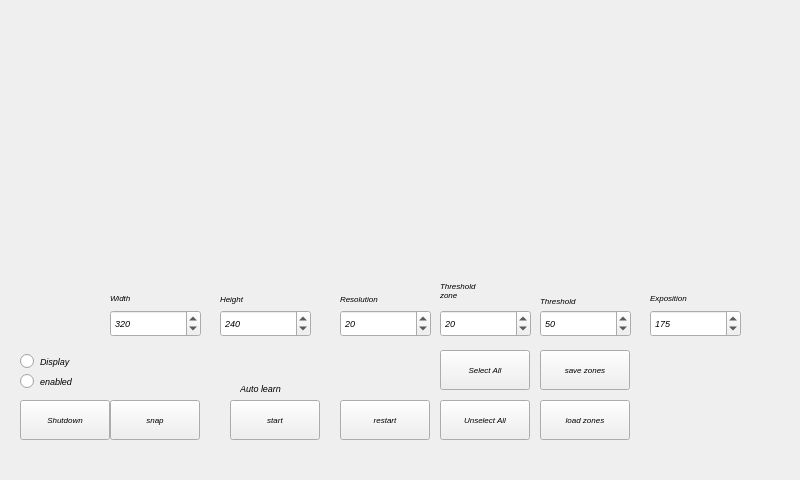
<?xml version="1.0" encoding="UTF-8"?>
<ui version="4.0">
 <class>MainWindow</class>
 <widget class="QMainWindow" name="MainWindow">
  <property name="geometry">
   <rect>
    <x>0</x>
    <y>0</y>
    <width>800</width>
    <height>480</height>
   </rect>
  </property>
  <property name="windowTitle">
   <string>MainWindow</string>
  </property>
  <widget class="QWidget" name="centralWidget">
   <widget class="QPushButton" name="bClearDetection">
    <property name="geometry">
     <rect>
      <x>1650</x>
      <y>530</y>
      <width>161</width>
      <height>41</height>
     </rect>
    </property>
    <property name="text">
     <string>Clear detection</string>
    </property>
    <property name="shortcut">
     <string/>
    </property>
   </widget>
   <widget class="QPushButton" name="bSelect">
    <property name="geometry">
     <rect>
      <x>440</x>
      <y>350</y>
      <width>90</width>
      <height>40</height>
     </rect>
    </property>
    <property name="font">
     <font>
      <pointsize>6</pointsize>
      <italic>true</italic>
     </font>
    </property>
    <property name="text">
     <string>Select All</string>
    </property>
    <property name="shortcut">
     <string/>
    </property>
   </widget>
   <widget class="QPushButton" name="bUnselect">
    <property name="geometry">
     <rect>
      <x>440</x>
      <y>400</y>
      <width>90</width>
      <height>40</height>
     </rect>
    </property>
    <property name="font">
     <font>
      <pointsize>6</pointsize>
      <italic>true</italic>
     </font>
    </property>
    <property name="text">
     <string>Unselect All</string>
    </property>
    <property name="shortcut">
     <string/>
    </property>
   </widget>
   <widget class="QPushButton" name="bRestart">
    <property name="geometry">
     <rect>
      <x>340</x>
      <y>400</y>
      <width>90</width>
      <height>40</height>
     </rect>
    </property>
    <property name="font">
     <font>
      <pointsize>6</pointsize>
      <italic>true</italic>
     </font>
    </property>
    <property name="text">
     <string>restart</string>
    </property>
    <property name="shortcut">
     <string/>
    </property>
   </widget>
   <widget class="QSpinBox" name="spinRes">
    <property name="geometry">
     <rect>
      <x>340</x>
      <y>310</y>
      <width>91</width>
      <height>27</height>
     </rect>
    </property>
    <property name="font">
     <font>
      <pointsize>7</pointsize>
      <italic>true</italic>
     </font>
    </property>
    <property name="minimum">
     <number>1</number>
    </property>
    <property name="maximum">
     <number>50</number>
    </property>
    <property name="value">
     <number>20</number>
    </property>
   </widget>
   <widget class="QSpinBox" name="spinThresholdZone">
    <property name="geometry">
     <rect>
      <x>440</x>
      <y>310</y>
      <width>91</width>
      <height>27</height>
     </rect>
    </property>
    <property name="font">
     <font>
      <pointsize>7</pointsize>
      <italic>true</italic>
     </font>
    </property>
    <property name="minimum">
     <number>1</number>
    </property>
    <property name="maximum">
     <number>254</number>
    </property>
    <property name="value">
     <number>20</number>
    </property>
   </widget>
   <widget class="QLabel" name="label">
    <property name="geometry">
     <rect>
      <x>340</x>
      <y>290</y>
      <width>101</width>
      <height>17</height>
     </rect>
    </property>
    <property name="font">
     <font>
      <pointsize>6</pointsize>
      <italic>true</italic>
     </font>
    </property>
    <property name="text">
     <string>Resolution</string>
    </property>
   </widget>
   <widget class="QLabel" name="label_2">
    <property name="geometry">
     <rect>
      <x>440</x>
      <y>275</y>
      <width>81</width>
      <height>31</height>
     </rect>
    </property>
    <property name="font">
     <font>
      <pointsize>6</pointsize>
      <italic>true</italic>
     </font>
    </property>
    <property name="text">
     <string>Threshold
zone</string>
    </property>
   </widget>
   <widget class="QPushButton" name="bShutdown">
    <property name="geometry">
     <rect>
      <x>20</x>
      <y>400</y>
      <width>90</width>
      <height>40</height>
     </rect>
    </property>
    <property name="font">
     <font>
      <pointsize>6</pointsize>
      <italic>true</italic>
     </font>
    </property>
    <property name="text">
     <string>Shutdown</string>
    </property>
    <property name="shortcut">
     <string/>
    </property>
   </widget>
   <widget class="QLabel" name="label_3">
    <property name="geometry">
     <rect>
      <x>540</x>
      <y>290</y>
      <width>91</width>
      <height>21</height>
     </rect>
    </property>
    <property name="font">
     <font>
      <pointsize>6</pointsize>
      <italic>true</italic>
     </font>
    </property>
    <property name="text">
     <string>Threshold</string>
    </property>
   </widget>
   <widget class="QSpinBox" name="spinThreshold">
    <property name="geometry">
     <rect>
      <x>540</x>
      <y>310</y>
      <width>91</width>
      <height>27</height>
     </rect>
    </property>
    <property name="font">
     <font>
      <pointsize>7</pointsize>
      <italic>true</italic>
     </font>
    </property>
    <property name="minimum">
     <number>1</number>
    </property>
    <property name="maximum">
     <number>254</number>
    </property>
    <property name="value">
     <number>50</number>
    </property>
   </widget>
   <widget class="QSpinBox" name="spinExposition">
    <property name="geometry">
     <rect>
      <x>650</x>
      <y>310</y>
      <width>91</width>
      <height>27</height>
     </rect>
    </property>
    <property name="font">
     <font>
      <pointsize>7</pointsize>
      <italic>true</italic>
     </font>
    </property>
    <property name="minimum">
     <number>1</number>
    </property>
    <property name="maximum">
     <number>254</number>
    </property>
    <property name="value">
     <number>175</number>
    </property>
   </widget>
   <widget class="QLabel" name="label_4">
    <property name="geometry">
     <rect>
      <x>650</x>
      <y>290</y>
      <width>91</width>
      <height>16</height>
     </rect>
    </property>
    <property name="font">
     <font>
      <pointsize>6</pointsize>
      <italic>true</italic>
     </font>
    </property>
    <property name="text">
     <string>Exposition</string>
    </property>
   </widget>
   <widget class="QPushButton" name="bSave">
    <property name="geometry">
     <rect>
      <x>540</x>
      <y>350</y>
      <width>90</width>
      <height>40</height>
     </rect>
    </property>
    <property name="font">
     <font>
      <pointsize>6</pointsize>
      <italic>true</italic>
     </font>
    </property>
    <property name="text">
     <string>save zones</string>
    </property>
    <property name="shortcut">
     <string/>
    </property>
   </widget>
   <widget class="QPushButton" name="bLoad">
    <property name="geometry">
     <rect>
      <x>540</x>
      <y>400</y>
      <width>90</width>
      <height>40</height>
     </rect>
    </property>
    <property name="font">
     <font>
      <pointsize>6</pointsize>
      <italic>true</italic>
     </font>
    </property>
    <property name="text">
     <string>load zones</string>
    </property>
    <property name="shortcut">
     <string/>
    </property>
   </widget>
   <widget class="QRadioButton" name="radioDisplay">
    <property name="geometry">
     <rect>
      <x>20</x>
      <y>350</y>
      <width>151</width>
      <height>22</height>
     </rect>
    </property>
    <property name="font">
     <font>
      <pointsize>7</pointsize>
      <italic>true</italic>
     </font>
    </property>
    <property name="text">
     <string>Display</string>
    </property>
    <property name="checked">
     <bool>false</bool>
    </property>
   </widget>
   <widget class="QLabel" name="label_5">
    <property name="geometry">
     <rect>
      <x>220</x>
      <y>290</y>
      <width>41</width>
      <height>17</height>
     </rect>
    </property>
    <property name="font">
     <font>
      <pointsize>6</pointsize>
      <italic>true</italic>
     </font>
    </property>
    <property name="text">
     <string>Height</string>
    </property>
   </widget>
   <widget class="QSpinBox" name="spinHeight">
    <property name="geometry">
     <rect>
      <x>220</x>
      <y>310</y>
      <width>91</width>
      <height>27</height>
     </rect>
    </property>
    <property name="font">
     <font>
      <pointsize>7</pointsize>
      <italic>true</italic>
     </font>
    </property>
    <property name="minimum">
     <number>1</number>
    </property>
    <property name="maximum">
     <number>2048</number>
    </property>
    <property name="singleStep">
     <number>10</number>
    </property>
    <property name="value">
     <number>240</number>
    </property>
   </widget>
   <widget class="QSpinBox" name="spinWidth">
    <property name="geometry">
     <rect>
      <x>110</x>
      <y>310</y>
      <width>91</width>
      <height>27</height>
     </rect>
    </property>
    <property name="font">
     <font>
      <pointsize>7</pointsize>
      <italic>true</italic>
     </font>
    </property>
    <property name="minimum">
     <number>1</number>
    </property>
    <property name="maximum">
     <number>2048</number>
    </property>
    <property name="singleStep">
     <number>10</number>
    </property>
    <property name="value">
     <number>320</number>
    </property>
   </widget>
   <widget class="QLabel" name="label_6">
    <property name="geometry">
     <rect>
      <x>110</x>
      <y>290</y>
      <width>51</width>
      <height>16</height>
     </rect>
    </property>
    <property name="font">
     <font>
      <pointsize>6</pointsize>
      <italic>true</italic>
     </font>
    </property>
    <property name="text">
     <string>Width</string>
    </property>
   </widget>
   <widget class="QPushButton" name="bSnap">
    <property name="geometry">
     <rect>
      <x>110</x>
      <y>400</y>
      <width>90</width>
      <height>40</height>
     </rect>
    </property>
    <property name="font">
     <font>
      <pointsize>6</pointsize>
      <italic>true</italic>
     </font>
    </property>
    <property name="text">
     <string>snap</string>
    </property>
    <property name="shortcut">
     <string/>
    </property>
   </widget>
   <widget class="QRadioButton" name="radioEnabled">
    <property name="geometry">
     <rect>
      <x>20</x>
      <y>370</y>
      <width>117</width>
      <height>22</height>
     </rect>
    </property>
    <property name="font">
     <font>
      <pointsize>7</pointsize>
      <italic>true</italic>
     </font>
    </property>
    <property name="text">
     <string>enabled</string>
    </property>
    <property name="autoExclusive">
     <bool>false</bool>
    </property>
   </widget>
   <widget class="QPushButton" name="bAutoLearn">
    <property name="geometry">
     <rect>
      <x>230</x>
      <y>400</y>
      <width>90</width>
      <height>40</height>
     </rect>
    </property>
    <property name="font">
     <font>
      <pointsize>6</pointsize>
      <italic>true</italic>
     </font>
    </property>
    <property name="text">
     <string>start</string>
    </property>
    <property name="shortcut">
     <string/>
    </property>
   </widget>
   <widget class="QLabel" name="label_7">
    <property name="geometry">
     <rect>
      <x>240</x>
      <y>380</y>
      <width>101</width>
      <height>17</height>
     </rect>
    </property>
    <property name="font">
     <font>
      <pointsize>7</pointsize>
      <italic>true</italic>
     </font>
    </property>
    <property name="text">
     <string>Auto learn</string>
    </property>
   </widget>
  </widget>
 </widget>
 <layoutdefault spacing="6" margin="11"/>
 <resources/>
 <connections/>
</ui>
